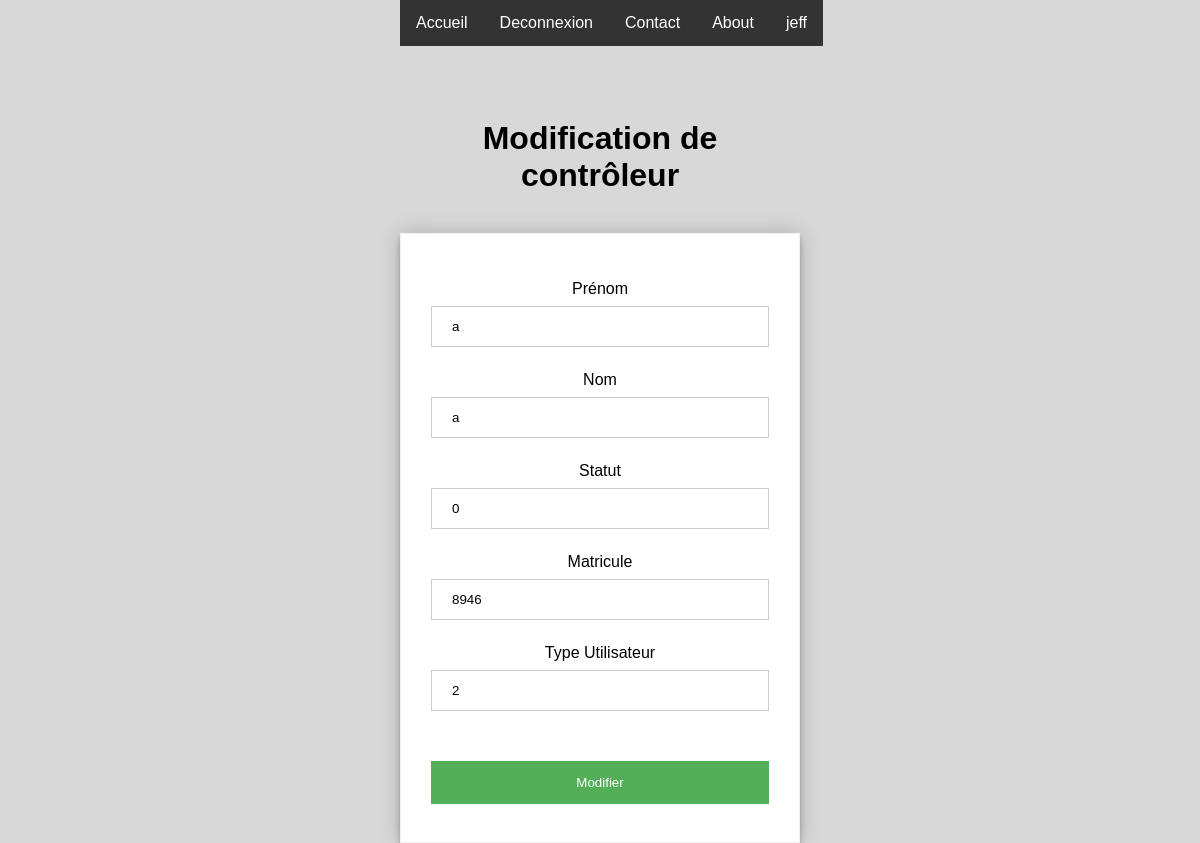
The page /gestion/modification_utilisateur?email=a@a.com (signed in) on the database its author committed.
### tables this page shows
CREATE TABLE `utilisateur` (
  `email_util` varchar(50) NOT NULL,
  `password_util` varchar(255) NOT NULL,
  `nom_util` varchar(50) NOT NULL,
  `prenom_util` varchar(50) NOT NULL,
  `statut_util` varchar(1) NOT NULL,
  `matricule_cont` varchar(10) NOT NULL,
  `id_type_util` int(11) NOT NULL
);

### gestion/modification_utilisateur.php (the view, shortened to what this page needs)
<?php
include '../connexion_dbh.php';
if(isset($_GET["email"])){
    $mail = $_GET["email"];
    if($_SESSION['id_type_util'] == 1){
        $req_recup_info = $dbh->prepare("SELECT * FROM utilisateur WHERE email_util = ?");
        $req_recup_info->execute(array($mail));
        $resultat_req = $req_recup_info->fetch();
    ?>
    <!DOCTYPE html>
    <html lang="fr">
    <head>
        <link rel="stylesheet" href="../css/styles.css" type="text/css" />
    </head>
    <header>
    <div class="menu">
    <ul>
    <li><a  href="../index">Accueil</a></li>
    <?php if(!isset($_SESSION['email_util'])) { ?>
    <li><a class="active" href="../connexion">Connexion</a></li>
    <?php }else{ ?>
    <li><a href="../deconnexion">Deconnexion</a></li>
    <?php } ?>
    <li><a href="../#contact">Contact</a></li>
    <li><a  href="../#about">About</a></li>
    <?php if(isset($_SESSION['email_util'])) { ?>
    <li><a href="../profil?mail=<?php echo $_SESSION['email_util'] ?>"><?php echo $_SESSION['prenom_util']; ?></a></li>
    <?php } ?>
    </ul>
    </div>
    </header>
    <body class="connexion">
    <div class="connexion">
        <center>
        <?php
        if($resultat_req['matricule_cont'] != 0 || !empty($resultat_req['matricule_cont'])){
          echo "<h1>Modification de contrôleur</h1>";
         }
         else {
            echo "<h1>Modification d'utilisateur</h1>";
         }
        ?>
            <br>
            <form method="post">
             <p>Prénom <br><input type="text" name="prenom" placeholder="Prénom" value="<?php if(!empty($resultat_req['prenom_util'])){ echo $resultat_req['prenom_util']; } ?>"require/></p>
             <p>Nom <br><input type="text" name="nom" placeholder="Nom" value="<?php if(!empty($resultat_req['nom_util'])){ echo $resultat_req['nom_util']; } ?>"require/></p>
             <p>Statut <br><input type="text" name="statut" placeholder="Statut" value="<?php echo $resultat_req['statut_util']; ?>"require/></p>
             <?php if($resultat_req['matricule_cont'] != 0 || !empty($resultat_req['matricule_cont'])){ ?>
             <p>Matricule <br><input type="text" name="matricule" placeholder="Matricule" value="<?php echo $resultat_req['matricule_cont']; ?>"require/></p>
             <?php  } ?>
             <p>Type Utilisateur<br><input type="text" name="id_type_util" placeholder="id_type_util" value="<?php if(!empty($resultat_req['id_type_util'])){ echo $resultat_req['id_type_util']; } ?>"require/></p>
             <br>
            <input type="submit" name="submit" value="Modifier" />
            </form>
        </center>
    </div>
    <?php
    }else{
    header('location: ../profil?mail='.$_SESSION['email_util'].'');
    } ?>
    </body>
    </html>
<?php }else{
header('location: ../profil?mail='.$_SESSION['email_util'].'');
}
?>

### css/styles.css (style rules this page uses)
body { margin:0; }
body { background: #d8d8d8; font-family: Verdana, Geneva, sans-serif; }
.connexion { width:400px; margin:0 auto; margin-top:10%; }
.menu { margin: 0 auto; width: 400px; }
.connexion form { padding: 30px; border: 1px solid #f1f1f1; background: #fff; box-shadow: 0 0 20px 0 rgba(0, 0, 0, 0.2), 0 5px 5px 0 rgba(0, 0, 0, 0.24); }
.connexion input[type=email], input[type=password],input[type=text],input[type=date],select { width: 100%; padding: 12px 20px; margin: 8px 0; display: inline-block; border: 1px solid #ccc; box-sizing: border-box; }
.connexion input[type=submit] { background-color: #53af57; color: white; padding: 14px 20px; margin: 8px 0; border: none; cursor: pointer; width: 100%; }
a:link { text-decoration: none; }
.menu ul { list-style-type: none; margin: 0; padding: 0; overflow: hidden; background-color: #333; position: fixed; top: 0; }
.menu li { float: left; }
.menu li a { display: block; color: white; text-align: center; padding: 14px 16px; text-decoration: none; }

### rows shown on the page
utilisateur: prenom "a", nom "a", statut "0", matricule "8946", id_type_util "2"

### other values the page prints
$_SESSION['prenom_util'] "jeff"
